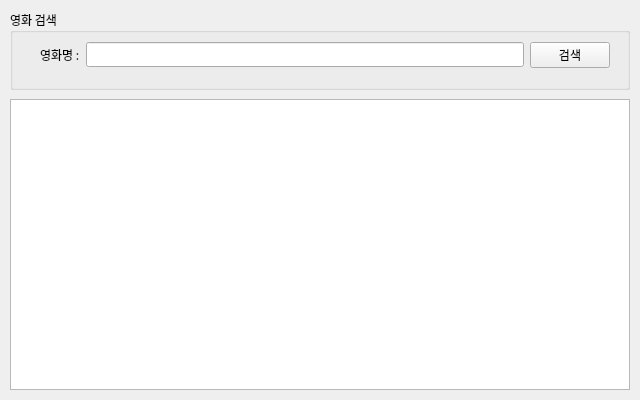
<?xml version="1.0" encoding="UTF-8"?>
<ui version="4.0">
 <class>FrmMain</class>
 <widget class="QWidget" name="FrmMain">
  <property name="enabled">
   <bool>true</bool>
  </property>
  <property name="geometry">
   <rect>
    <x>0</x>
    <y>0</y>
    <width>640</width>
    <height>400</height>
   </rect>
  </property>
  <property name="sizePolicy">
   <sizepolicy hsizetype="Fixed" vsizetype="Fixed">
    <horstretch>0</horstretch>
    <verstretch>0</verstretch>
   </sizepolicy>
  </property>
  <property name="minimumSize">
   <size>
    <width>640</width>
    <height>400</height>
   </size>
  </property>
  <property name="maximumSize">
   <size>
    <width>640</width>
    <height>400</height>
   </size>
  </property>
  <property name="font">
   <font>
    <family>맑은 고딕</family>
   </font>
  </property>
  <property name="windowTitle">
   <string>네이버API 영화검색앱</string>
  </property>
  <widget class="QWidget" name="verticalLayoutWidget">
   <property name="geometry">
    <rect>
     <x>10</x>
     <y>10</y>
     <width>620</width>
     <height>80</height>
    </rect>
   </property>
   <layout class="QVBoxLayout" name="SearchLayout">
    <item>
     <widget class="QGroupBox" name="groupBox">
      <property name="title">
       <string>영화 검색</string>
      </property>
      <widget class="QWidget" name="layoutWidget">
       <property name="geometry">
        <rect>
         <x>30</x>
         <y>30</y>
         <width>570</width>
         <height>30</height>
        </rect>
       </property>
       <layout class="QHBoxLayout" name="horizontalLayout">
        <item>
         <widget class="QLabel" name="label">
          <property name="text">
           <string>영화명 :</string>
          </property>
         </widget>
        </item>
        <item>
         <widget class="QLineEdit" name="txtSearch"/>
        </item>
        <item>
         <widget class="QPushButton" name="btnSearch">
          <property name="text">
           <string>검색</string>
          </property>
         </widget>
        </item>
       </layout>
      </widget>
     </widget>
    </item>
   </layout>
  </widget>
  <widget class="QWidget" name="verticalLayoutWidget_2">
   <property name="geometry">
    <rect>
     <x>10</x>
     <y>99</y>
     <width>620</width>
     <height>291</height>
    </rect>
   </property>
   <layout class="QVBoxLayout" name="resultLayout">
    <item>
     <widget class="QTableWidget" name="tblResult"/>
    </item>
   </layout>
  </widget>
 </widget>
 <resources/>
 <connections/>
</ui>
